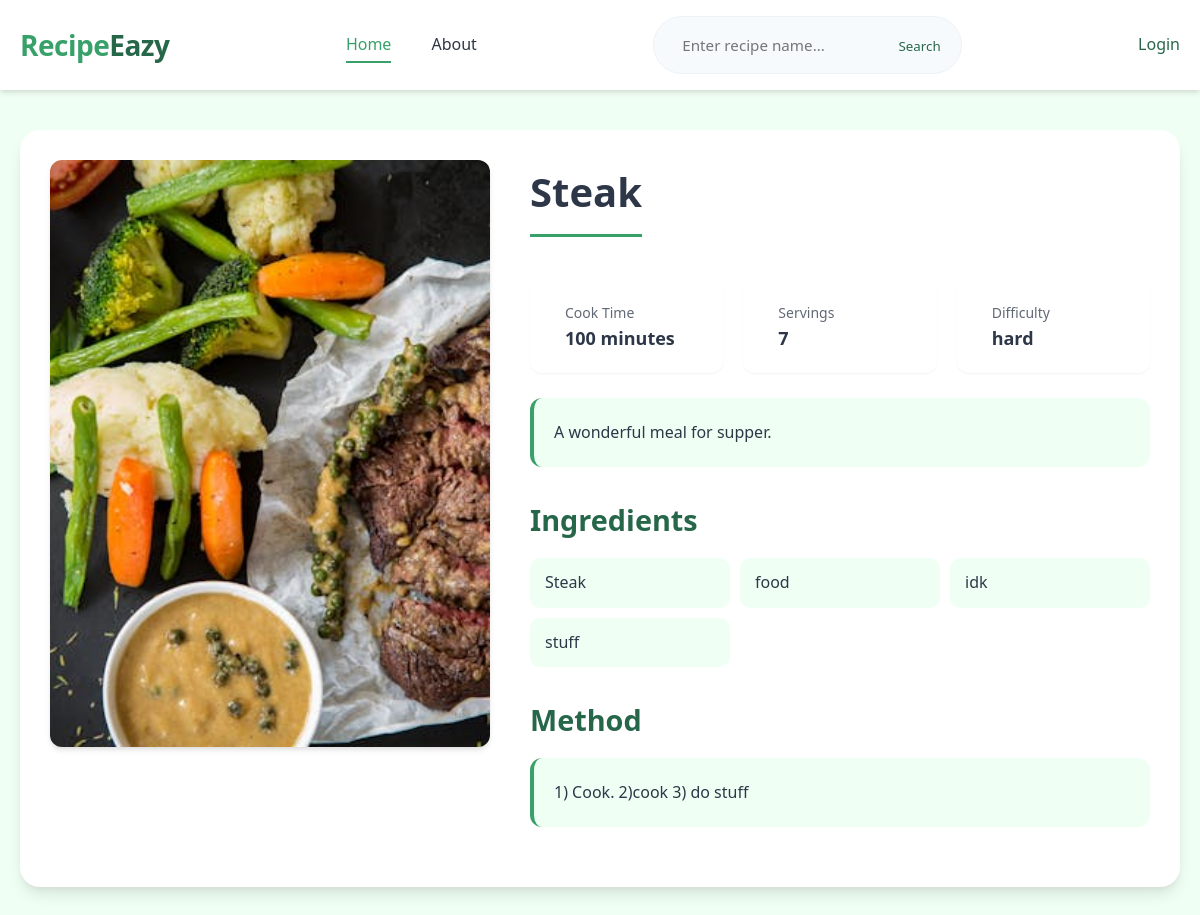
Page /recipes/recipe-list/17 on the committed database.
### recipes/models.py (models this page shows, shortened)
class Recipe(models.Model):
    title = models.CharField(max_length=30)
    description = models.TextField(default="")
    ingredients = models.TextField(default="", help_text="Separate ingredients with commas.")
    cook_time = models.PositiveIntegerField(help_text="Cooking time in minutes.")
    servings = models.PositiveIntegerField()
    method = models.TextField(default="")
    image = models.ImageField(upload_to="images/")
    cuisine = models.ManyToManyField(Cuisine)
    category = models.ManyToManyField(Category)
    options = {"easy":"easy","medium":"medium","hard":"hard","expert":"expert"}
    difficulty = models.CharField(max_length=250, choices = options, default = "easy")

### recipes/views.py (the view)
# urls.py: path("recipe-list/<int:id>", views.recipe_detail,name="recipe-detail"),
def recipe_detail(request, id):
    recipe = get_object_or_404(Recipe, id=id)
    ingredients = recipe.ingredients
    ingredients = ingredients.split(", ")
    return render(request,"recipes/recipe_detail.html",{
        "recipe":recipe,
        "ingredients":ingredients
    })

### recipes/templates/recipes/recipe_detail.html (shortened to what this page needs)
<!DOCTYPE html>
<html lang="en">
<head>
</head>
<body>
    <header id="header">
        <div class="container">
            <nav>
                <div class="logo">Recipe<span>Eazy</span></div>
                <div class="nav-links">
                    <a href="{%url 'recipe_list'%}" class="active">Home</a>
                    <a href="#">About</a>
                </div>
                <div class="search-bar">
                    <form action="{% url 'search-recipe' %}" method="get">
                        <input type="text" name="q" placeholder="Enter recipe name..." required>
                        <button type="submit">Search</button>
                    </form>
                </div>
                <div class "nav-links">
                    {%if not user.is_authenticated%}
                    <a href ="{%url 'login'%}">Login</a>
                    {%endif%}
                </div>
            </nav>
        </div>
    </header>
    <div class="container">
        <div class="recipe-detail">
            <div class="recipe-image-column">
                {% if recipe.image %}
                    <img src="{{ recipe.image.url }}" alt="{{ recipe.title }}" class="recipe-image">
                {% endif %}
            </div>
            <div class="recipe-content-column">
                <h1 class="recipe-title">{{recipe.title}}</h1>
                <div class="recipe-quick-info">
                    <div class="info-card">
                        <div class="info-content">
                            <span class="info-label">Cook Time</span>
                            <span class="info-value">{{recipe.cook_time}} minute{{recipe.cook_time|pluralize}}</span>
                        </div>
                    </div>
                    <div class="info-card">
                        <div class="info-content">
                            <span class="info-label">Servings</span>
                            <span class="info-value">{{recipe.servings}}</span>
                        </div>
                    </div>
                    <div class="info-card">
                        <div class="info-content">
                            <span class="info-label">Difficulty</span>
                            <span class="info-value">{{recipe.difficulty}}</span>
                        </div>
                    </div>
                </div>
                <div class="recipe-description">
                    {{recipe.description}}
                </div>
                <div class="recipe-section">
                    <h3 class="section-title">Ingredients</h3>
                    <div class="ingredients-list">
                        {%for ingredient in ingredients%}
                            <div class="ingredient-item">{{ingredient}}</div>
                        {%endfor%}
                    </div>
                </div>
                <div class="recipe-section">
                    <h3 class="section-title">Method</h3>
                    <div class="method-container">{{recipe.method}}</div>
                </div>
            </div>
        </div>
    </div>
</body>
</html>

### recipes/templates/recipes/recipe_detail.html (style rules this page uses)
:root { --primary: #38A169; --primary-light: #4abb7d; --secondary: #9AE6B4; --dark: #276749; --light: #F0FFF4; --accent: #68D391; --gray-100: #f7fafc; --gray-200: #edf2f7; --gray-300: #e2e8f0; --gray-800: #2d3748; --shadow-sm: 0 1px 2px 0 rgba(0, 0, 0, 0.05); --shadow-md: 0 4px 6px -1px rgba(0, 0, 0, 0.1), 0 2px 4px -1px rgba(0, 0, 0, 0.06); --shadow-lg: 0 10px 15px -3px rgba(0, 0, 0, 0.1), 0 4px 6px -2px rgba(0, 0, 0, 0.05); --shadow-xl: 0 20px 25px -5px rgba(0, 0, 0, 0.1), 0 10px 10px -5px rgba(0, 0, 0, 0.04); }
* { margin: 0; padding: 0; box-sizing: border-box; font-family: 'Poppins', 'Segoe UI', Tahoma, Geneva, Verdana, sans-serif; }
body { background-color: var(--light); color: var(--gray-800); line-height: 1.6; font-size: 16px; }
a { color: var(--dark); text-decoration: none; transition: color 0.3s ease; }
.container { max-width: 1200px; margin: 0 auto; padding: 0 20px; width: 100%; }
#header { background-color: white; box-shadow: var(--shadow-md); position: sticky; top: 0; width: 100%; z-index: 100; transition: all 0.3s ease; }
#header .container { max-width: 1200px; margin: 0 auto; padding: 0 20px; }
#header nav { display: flex; justify-content: space-between; align-items: center; padding: 16px 0; transition: padding 0.3s ease; }
#header .logo { font-size: 28px; font-weight: 700; color: var(--primary); display: flex; align-items: center; letter-spacing: -0.5px; }
#header .logo span { color: var(--dark); }
#header .nav-links { display: flex; gap: 40px; }
#header .nav-links a { text-decoration: none; color: var(--gray-800); font-weight: 500; transition: color 0.3s ease; position: relative; font-size: 1rem; }
#header .nav-links a:after { content: ''; position: absolute; width: 0; height: 2px; bottom: -5px; left: 0; background-color: var(--primary); transition: width 0.3s ease; }
#header .nav-links a:hover:after, #header .nav-links a.active:after { width: 100%; }
#header .nav-links a.active { color: var(--primary); }
#header .search-bar { display: flex; align-items: center; background-color: var(--gray-100); border-radius: 50px; padding: 10px 20px; transition: box-shadow 0.3s ease, background-color 0.3s ease; border: 1px solid var(--gray-200); }
#header .search-bar input { border: none; background: transparent; padding: 8px; outline: none; width: 220px; font-size: 0.95rem; }
#header .search-bar button { background: none; border: none; cursor: pointer; color: var(--dark); }
.recipe-detail { max-width: 1200px; margin: 40px auto; padding: 30px; background-color: white; border-radius: 20px; box-shadow: var(--shadow-lg); animation: fadeIn 0.8s ease; display: flex; gap: 40px; }
.recipe-title { font-size: 2.5rem; margin-bottom: 20px; color: var(--gray-800); font-weight: 700; border-bottom: 3px solid var(--primary); padding-bottom: 10px; display: inline-block; }
.recipe-image { width: 100%; border-radius: 12px; box-shadow: var(--shadow-md); aspect-ratio: 3/4; object-fit: cover; }
.recipe-section { margin-bottom: 30px; }
.recipe-content-column { flex: 1; }
.section-title { font-size: 1.8rem; color: var(--dark); margin-bottom: 15px; font-weight: 600; }
.ingredients-list { display: grid; grid-template-columns: repeat(auto-fill, minmax(200px, 1fr)); gap: 10px; }
.ingredient-item { background-color: var(--light); padding: 12px 15px; border-radius: 10px; display: flex; align-items: center; transition: transform 0.2s ease, background-color 0.2s ease; }
.method-container { line-height: 1.8; background-color: var(--light); padding: 20px; border-radius: 12px; border-left: 4px solid var(--primary); }
.recipe-image-column { flex: 0 0 40%; top: 100px; align-self: flex-start; }
.recipe-image-column { flex: 0 0 40%; align-self: flex-start; }
.recipe-quick-info { display: grid; grid-template-columns: repeat(3, 1fr); gap: 20px; margin: 25px 0; }
.info-card { background-color: white; padding: 20px; border-radius: 12px; box-shadow: var(--shadow-sm); display: flex; align-items: center; gap: 15px; transition: transform 0.2s ease, box-shadow 0.2s ease; }
.info-content { display: flex; flex-direction: column; }
.info-label { font-size: 0.875rem; color: var(--gray-800); opacity: 0.75; }
.info-value { font-size: 1.125rem; font-weight: 600; color: var(--gray-800); }
.recipe-description { background-color: var(--light); padding: 20px; border-radius: 12px; line-height: 1.8; color: var(--gray-800); margin-bottom: 30px; border-left: 4px solid var(--primary); }

### rows in the picture
Recipe: image (picture), title "Steak", cook_time "100", servings "7", difficulty "hard", description "A wonderful meal for supper.", method "1) Cook. 2)cook 3) do stuff"

### other values in the picture
{{ ingredient }} "Steak" "food" "idk" "stuff"
